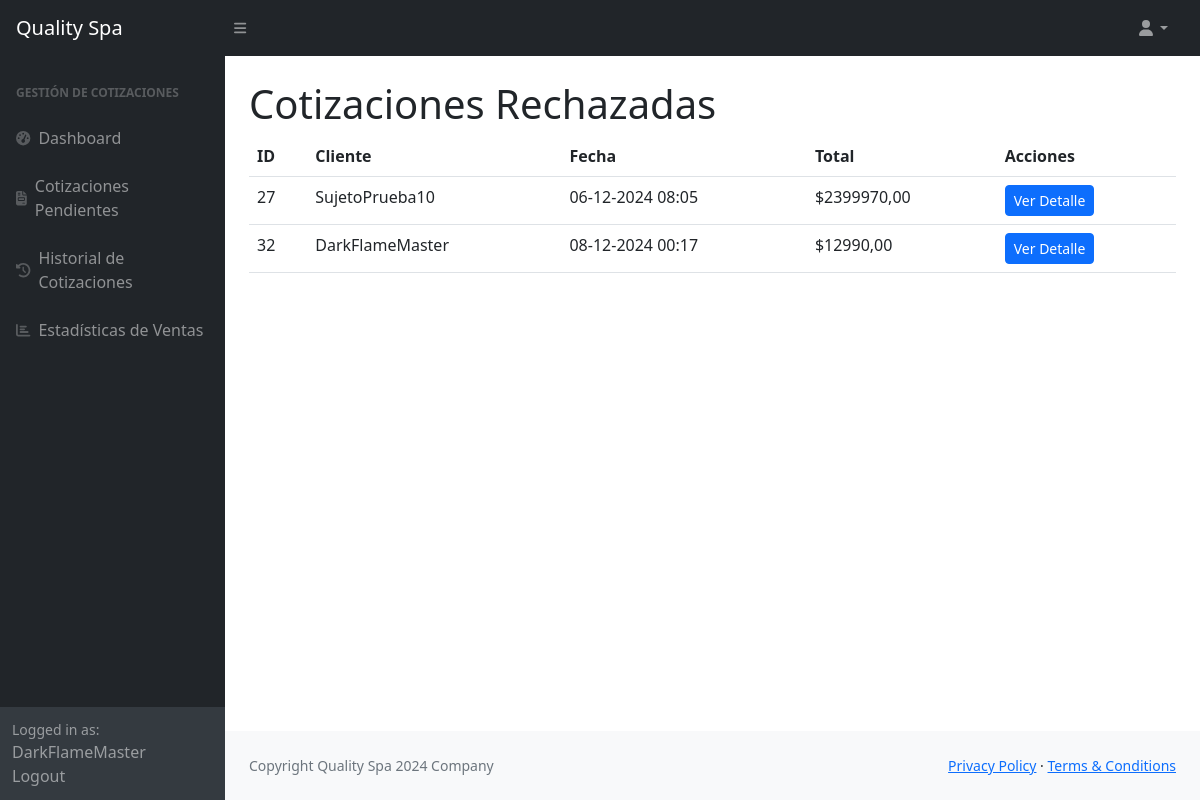
/cotizaciones/rechazadas/ (signed in), run on the app's committed database.
### Tienda/models.py (models this page shows, shortened)
class Cotizacion(models.Model):
    usuario = models.ForeignKey(User, on_delete=models.CASCADE)
    total = models.DecimalField(
        max_digits=10,
        decimal_places=2,
        validators=[MinValueValidator(1)],  # Valida que el total sea al menos 1
        verbose_name="Total"
    )
    cantidad_productos = models.IntegerField(
        validators=[MinValueValidator(1)],  # Valida que la cantidad de productos sea al menos 1
        verbose_name="Cantidad de Productos"
    )
    cotizacion_id = models.CharField(max_length=100, unique=True)
    fecha_creacion = models.DateTimeField(auto_now_add=True)
    productos_json = models.TextField(blank=True, null=True)
    pdf_file = models.FileField(upload_to='cotizaciones_pdfs/', null=True, blank=True)
    estado = models.CharField(
        max_length=20,
        choices=[
            ('pendiente', 'Pendiente'),
            ('aceptada', 'Aceptada'),
            ('rechazada', 'Rechazada'),
        ],
        default='pendiente',
    )
    cliente_nombre = models.CharField(max_length=50, blank=True, null=True)
    cliente_apellido = models.CharField(max_length=50, blank=True, null=True)
    cliente_telefono = models.CharField(max_length=15, blank=True, null=True)

### trabajadores/views.py (the view)
# urls.py: path('cotizaciones/rechazadas/', viewsTrabajadores.cotizaciones_rechazadas, name='cotizaciones_rechazadas'),
@login_required
def cotizaciones_rechazadas(request):
    cotizaciones = Cotizacion.objects.filter(estado='rechazada')
    context = {'cotizaciones': cotizaciones}
    return render(request, 'trabajadores/vendedor/cotizaciones_rechazadas.html', context)

### trabajadores/templates/trabajadores/vendedor/cotizaciones_rechazadas.html
{% extends 'trabajadores/base_trabajadores.html' %}
{% block dashboard %}
<a class="navbar-brand ps-3" href="{% url 'dashboard_vendedor' %}">Quality Spa</a>
{% endblock %}
{% block sidebar %}
<div id="layoutSidenav_nav">
    <nav class="sb-sidenav accordion sb-sidenav-dark" id="sidenavAccordion">
        <div class="sb-sidenav-menu">
            <div class="nav">
                <div class="sb-sidenav-menu-heading">Gestión de Cotizaciones</div>
                <a class="nav-link" href="{% url 'dashboard_vendedor' %}">
                    <div class="sb-nav-link-icon"><i class="fas fa-tachometer-alt"></i></div>
                    Dashboard
                </a>
                <a class="nav-link" href="{% url 'revisar_cotizaciones' %}">
                    <div class="sb-nav-link-icon"><i class="fas fa-file-invoice"></i></div>
                    Cotizaciones Pendientes
                </a>
                <a class="nav-link" href="{% url 'historial_cotizaciones' %}">
                    <div class="sb-nav-link-icon"><i class="fas fa-history"></i></div>
                    Historial de Cotizaciones
                </a>
                <a class="nav-link" href="{% url 'estadisticas_ventas' %}">
                    <div class="sb-nav-link-icon"><i class="fas fa-chart-bar"></i></div>
                    Estadísticas de Ventas
                </a>
            </div>
        </div>
        <div class="sb-sidenav-footer">
            <div class="small">Logged in as:</div>
            {{ user.username }}
            <a href="{% url 'vendedor_logout' %}" class="dropdown-item">Logout</a>
        </div>
    </nav>
</div>
{% endblock %}
{% block title %}
<h1 class="mt-4">Cotizaciones Rechazadas</h1>
{% endblock %}
{% block content1 %}
    <table class="table">
        <thead>
            <tr>
                <th>ID</th>
                <th>Cliente</th>
                <th>Fecha</th>
                <th>Total</th>
                <th>Acciones</th>
            </tr>
        </thead>
        <tbody>
            {% for cotizacion in cotizaciones %}
            <tr>
                <td>{{ cotizacion.id }}</td>
                <td>{{ cotizacion.usuario.username }}</td>
                <td>{{ cotizacion.fecha_creacion|date:"d-m-Y H:i" }}</td>
                <td>${{ cotizacion.total }}</td>
                <td><a href="{% url 'detalle_cotizacion' cotizacion.id %}" class="btn btn-primary btn-sm">Ver Detalle</a></td>
            </tr>
            {% empty %}
            <tr>
                <td colspan="4" class="text-center">No hay cotizaciones rechazadas.</td>
            </tr>
            {% endfor %}
        </tbody>
    </table>
{% endblock %}

### data on the page
Cotizacion: id "27", usuario.username "SujetoPrueba10", fecha_creacion "06-12-2024 08:05", total "2399970,00"
Cotizacion: id "32", usuario.username "DarkFlameMaster", fecha_creacion "08-12-2024 00:17", total "12990,00"

### other printed values
{{ user.username }} "DarkFlameMaster"
